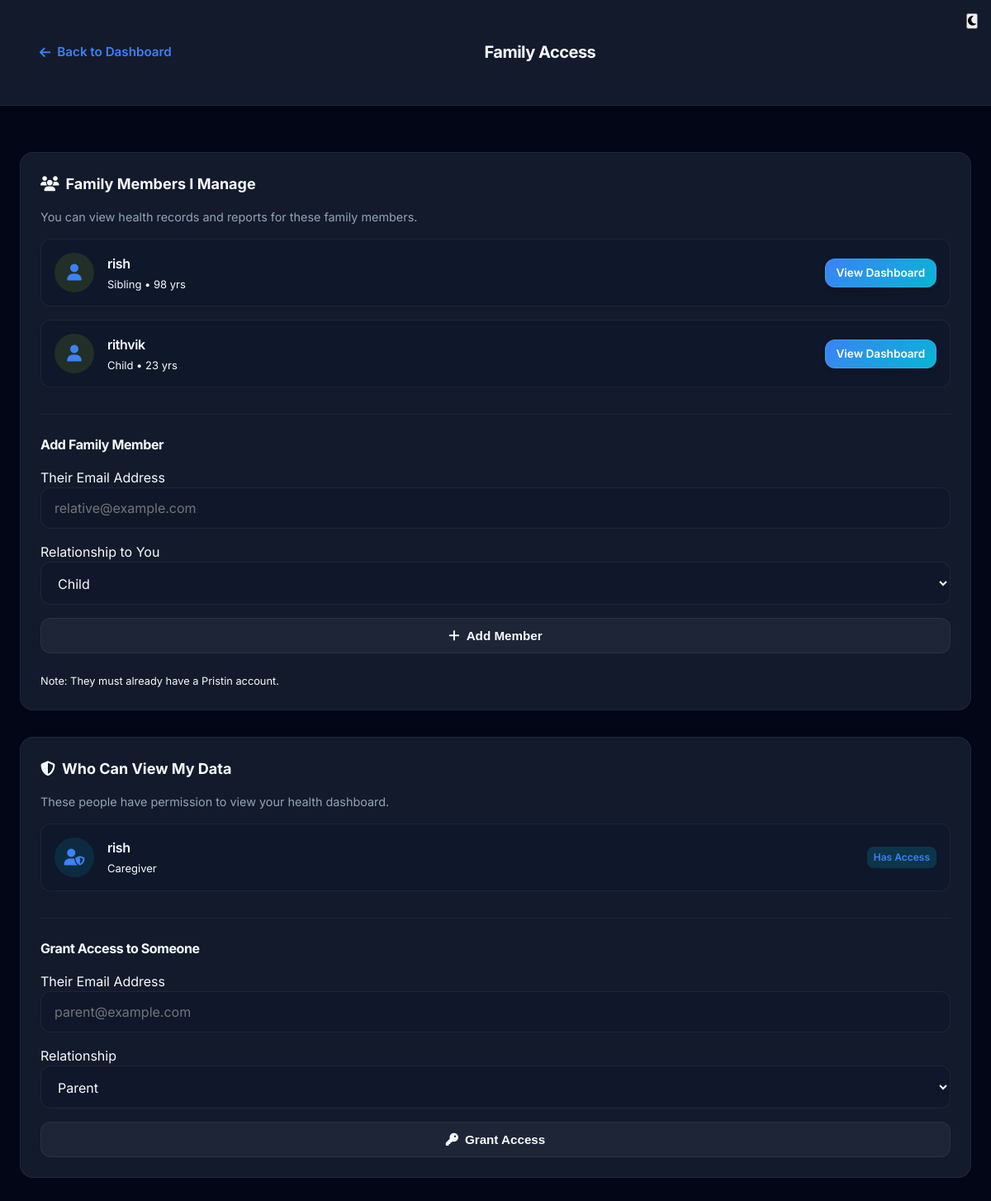
Screenshot of /family (signed in) with the database file from the repository.
### app.py (models this page shows)
class FamilyMember(db.Model):
    id = db.Column(db.Integer, primary_key=True)
    user_id = db.Column(db.Integer, db.ForeignKey('user.id'), nullable=False)  # The patient
    family_member_id = db.Column(db.Integer, db.ForeignKey('user.id'), nullable=False)  # The proxy (must be a registered user)
    relationship = db.Column(db.String(50), nullable=False)  # e.g., Parent, Child, Spouse
    access_granted = db.Column(db.Boolean, default=True)
    created_at = db.Column(db.DateTime, default=datetime.utcnow)
    __table_args__ = (db.UniqueConstraint('user_id', 'family_member_id', name='unique_family_link'),)

class User(db.Model, UserMixin):
    id = db.Column(db.Integer, primary_key=True)
    username = db.Column(db.String(150), unique=True, nullable=False)
    email = db.Column(db.String(150), unique=True, nullable=False)
    password = db.Column(db.String(150), nullable=False)
    age = db.Column(db.Integer, nullable=True)
    gender = db.Column(db.String(20), nullable=True)
    existing_conditions = db.Column(db.Text, nullable=True)  # Comma-separated conditions
    role = db.Column(db.String(20), default='patient')  # patient, doctor, chw (community health worker)
    whatsapp_number = db.Column(db.String(20), nullable=True)  # Format: +91XXXXXXXXXX
    family_whatsapp = db.Column(db.String(20), nullable=True)  # Emergency contact WhatsApp
    preferred_language = db.Column(db.String(10), default='english')  # english, hindi, telugu, tamil, bengali, marathi
    symptom_reports = db.relationship('SymptomReport', backref='user', lazy=True, foreign_keys='SymptomReport.user_id')
    prescriptions = db.relationship('Prescription', backref='user', lazy=True)
    vital_records = db.relationship('VitalRecord', backref='user', lazy=True)
    appointments = db.relationship('Appointment', backref='user', lazy=True, foreign_keys='Appointment.user_id')

### app.py (the view)
@app.route('/family')
@login_required
def family_manage():
    my_family = FamilyMember.query.filter_by(family_member_id=current_user.id).all()
    my_proxies = FamilyMember.query.filter_by(user_id=current_user.id).all()
    family_details = []
    for rel in my_family:
        user = User.query.get(rel.user_id)
        if user:
            family_details.append({
                'user': user,
                'relationship': rel.relationship,
                'access_granted': rel.access_granted,
                'link_id': rel.id
            })
    proxy_details = []
    for rel in my_proxies:
        user = User.query.get(rel.family_member_id)
        if user:
            proxy_details.append({
                'user': user,
                'relationship': rel.relationship,
                'access_granted': rel.access_granted,
                'link_id': rel.id
            })
    return render_template('family_manage.html',
                         family=family_details,
                         proxies=proxy_details)

### app.py (called while the page is built)
@app.context_processor
def inject_languages():
    return dict(LANGUAGES=LANGUAGES, now=datetime.utcnow)

@login_manager.user_loader
def load_user(user_id):
    return User.query.get(int(user_id))

@app.after_request
def add_security_headers(response):
    response.headers['X-Frame-Options'] = 'SAMEORIGIN'
    response.headers['X-Content-Type-Options'] = 'nosniff'
    response.headers['Referrer-Policy'] = 'strict-origin-when-cross-origin'
    return response

### templates/family_manage.html (shortened to what this page needs)
<!DOCTYPE html>
<html lang="en">
<head>
    <link rel="stylesheet" href="https://cdnjs.cloudflare.com/ajax/libs/font-awesome/6.4.0/css/all.min.css">
    <link rel="stylesheet" href="/static/css/style.css">
</head>
<body>
    <button class="theme-toggle" onclick="toggleTheme()" title="Toggle Theme"
        style="position: fixed; top: 1rem; right: 1rem; z-index: 2000;">
        <i class="fas fa-moon"></i>
    </button>
    <header class="page-header">
        <div class="container">
            <div style="display: flex; align-items: center; justify-content: space-between;">
                <a href="{{ url_for('dashboard') }}" class="btn btn-ghost">
                    <i class="fas fa-arrow-left"></i> {{ 'Back to Dashboard' | translate }}
                </a>
                <h1 style="font-size: 1.25rem; font-weight: 700;">{{ 'Family Access' | translate }}</h1>
            </div>
        </div>
    </header>
    <main class="container container-sm">
        <div class="section-card">
            <div class="card-title">
                <i class="fas fa-users"></i> {{ 'Family Members I Manage' | translate }}
            </div>
            <p style="color: var(--text-secondary); font-size: 0.9rem; margin-bottom: 1rem;">
                {{ 'You can view health records and reports for these family members.' | translate }}
            </p>
            <div class="member-list">
                {% for item in family %}
                <div class="member-item">
                    <div class="member-info">
                        <div class="member-avatar">
                            <i class="fas fa-user"></i>
                        </div>
                        <div class="member-details">
                            <h3>{{ item.user.username }}</h3>
                            <p>{{ item.relationship }} • {{ item.user.age }} yrs</p>
                        </div>
                    </div>
                    <a href="{{ url_for('family_view', user_id=item.user.id) }}" class="btn btn-primary btn-sm">
                        {{ 'View Dashboard' | translate }}
                    </a>
                </div>
                {% else %}
                <div style="text-align: center; color: var(--text-tertiary); padding: 1rem;">
                    {{ 'No family members added yet.' | translate }}
                </div>
                {% endfor %}
            </div>
            <div style="margin-top: 2rem; border-top: 1px solid var(--border-color); padding-top: 1.5rem;">
                <h4 style="font-size: 1rem; color: var(--text-primary); margin-bottom: 1rem;">{{ 'Add Family Member' |
                    translate }}</h4>
                <form action="{{ url_for('family_add') }}" method="POST" class="add-form">
                    <div class="form-group">
                        <label class="form-label">{{ 'Their Email Address' | translate }}</label>
                        <input type="email" name="email" class="form-control" placeholder="relative@example.com"
                            required>
                    </div>
                    <div class="form-group">
                        <label class="form-label">{{ 'Relationship to You' | translate }}</label>
                        <select name="relationship" class="form-control" required>
                            <option value="Child">{{ 'Child' | translate }}</option>
                        </select>
                    </div>
                    <button type="submit" class="btn btn-secondary">
                        <i class="fas fa-plus"></i> {{ 'Add Member' | translate }}
                    </button>
                    <p style="font-size: 0.8rem; color: var(--text-tertiary); margin-top: 0.5rem;">
                        {{ 'Note: They must already have a Pristin account.' | translate }}
                    </p>
                </form>
            </div>
        </div>
        <div class="section-card">
            <div class="card-title">
                <i class="fas fa-shield-alt"></i> {{ 'Who Can View My Data' | translate }}
            </div>
            <p style="color: var(--text-secondary); font-size: 0.9rem; margin-bottom: 1rem;">
                {{ 'These people have permission to view your health dashboard.' | translate }}
            </p>
            <div class="member-list">
                {% for item in proxies %}
                <div class="member-item">
                    <div class="member-info">
                        <div class="member-avatar" style="background: rgba(0, 217, 255, 0.1); color: var(--info);">
                            <i class="fas fa-user-shield"></i>
                        </div>
                        <div class="member-details">
                            <h3>{{ item.user.username }}</h3>
                            <p>{{ item.relationship }}</p>
                        </div>
                    </div>
                    <span class="badge-proxy">{{ 'Has Access' | translate }}</span>
                </div>
                {% else %}
                <div style="text-align: center; color: var(--text-tertiary); padding: 1rem;">
                    {{ 'You haven\'t granted access to anyone.' | translate }}
                </div>
                {% endfor %}
            </div>
            <div style="margin-top: 2rem; border-top: 1px solid var(--border-color); padding-top: 1.5rem;">
                <h4 style="font-size: 1rem; color: var(--text-primary); margin-bottom: 1rem;">{{ 'Grant Access to
                    Someone' | translate }}
                </h4>
                <form action="{{ url_for('family_add') }}" method="POST" class="add-form">
                    <div class="form-group">
                        <label class="form-label">{{ 'Their Email Address' | translate }}</label>
                        <input type="email" name="email" class="form-control" placeholder="parent@example.com" required>
                    </div>
                    <div class="form-group">
                        <label class="form-label">{{ 'Relationship' | translate }}</label>
                        <select name="relationship" class="form-control" required>
                            <option value="Parent">{{ 'Parent' | translate }}</option>
                        </select>
                    </div>
                    <button type="submit" class="btn btn-secondary">
                        <i class="fas fa-key"></i> {{ 'Grant Access' | translate }}
                    </button>
                </form>
            </div>
        </div>
    </main>
</body>
</html>

### static/css/style.css (style rules this page uses)
:root { --bg-primary: #020617; --bg-secondary: #0f172a; --bg-card: rgba(30, 41, 59, 0.6); --bg-card-hover: rgba(51, 65, 85, 0.7); --bg-sidebar: rgba(15, 23, 42, 0.95); --primary: #3b82f6; --primary-glow: rgba(59, 130, 246, 0.5); --secondary: #06b6d4; --success: #10b981; --warning: #f59e0b; --error: #ef4444; --info: #3b82f6; --text-primary: #f8fafc; --text-secondary: #94a3b8; --text-muted: #64748b; --border-color: rgba(148, 163, 184, 0.1); --radius-sm: 8px; --radius-md: 12px; --radius-lg: 16px; --radius-xl: 24px; --radius-full: 9999px; --shadow-sm: 0 1px 2px 0 rgba(0, 0, 0, 0.05); --shadow-md: 0 4px 6px -1px rgba(0, 0, 0, 0.1), 0 2px 4px -1px rgba(0, 0, 0, 0.06); --shadow-lg: 0 10px 15px -3px rgba(0, 0, 0, 0.1), 0 4px 6px -2px rgba(0, 0, 0, 0.05); --shadow-xl: 0 20px 25px -5px rgba(0, 0, 0, 0.1), 0 10px 10px -5px rgba(0, 0, 0, 0.04); --glow-blue: 0 0 15px rgba(59, 130, 246, 0.3); --glow-cyan: 0 0 15px rgba(6, 182, 212, 0.3); --font-sans: 'Inter', system-ui, -apple-system, sans-serif; }
* { margin: 0; padding: 0; box-sizing: border-box; -webkit-tap-highlight-color: transparent; }
body { font-family: var(--font-sans); background-color: var(--bg-primary); background-image: radial-gradient(circle at 15% 50%, rgba(59, 130, 246, 0.08), transparent 25%), radial-gradient(circle at 85% 30%, rgba(6, 182, 212, 0.08), transparent 25%); background-attachment: fixed; color: var(--text-primary); line-height: 1.5; overflow-x: hidden; min-height: 100vh; }
h1, h2, h3, h4, h5, h6 { font-weight: 700; color: var(--text-primary); letter-spacing: -0.025em; }
h1 { font-size: 2.5rem; }
h3 { font-size: 1.5rem; }
h4 { font-size: 1.25rem; }
a { color: var(--primary); text-decoration: none; transition: all 0.2s; }
.container { max-width: 1400px; margin: 0 auto; padding: 1.5rem; }
.btn { display: inline-flex; align-items: center; justify-content: center; padding: 0.75rem 1.5rem; border-radius: var(--radius-md); font-weight: 600; font-size: 0.95rem; transition: all 0.3s cubic-bezier(0.4, 0, 0.2, 1); cursor: pointer; border: none; gap: 0.5rem; }
.btn-sm { padding: 0.4rem 0.8rem; font-size: 0.85rem; }
.btn-primary { background: linear-gradient(135deg, var(--primary), var(--secondary)); color: white; box-shadow: 0 4px 6px -1px rgba(0, 0, 0, 0.1), 0 2px 4px -1px rgba(0, 0, 0, 0.06); border: 1px solid rgba(255, 255, 255, 0.1); }
.btn-secondary { background: rgba(255, 255, 255, 0.05); border: 1px solid var(--border-color); color: var(--text-primary); backdrop-filter: blur(4px); }
.card-title { font-size: 1.25rem; font-weight: 700; color: var(--text-primary); }
.form-control { width: 100%; padding: 0.875rem 1rem; background: rgba(15, 23, 42, 0.6); border: 1px solid var(--border-color); border-radius: var(--radius-md); color: var(--text-primary); font-family: inherit; font-size: 1rem; transition: all 0.2s; }
.nav-link, .btn, .quick-action-card, .lang-btn, .floating-ai-btn { cursor: pointer !important; }

### templates/family_manage.html (style rules this page uses)
body { background: var(--bg-primary); }
.page-header { background: var(--bg-card); border-bottom: 1px solid var(--border-color); padding: 1rem 0; margin-bottom: 2rem; }
.section-card { background: var(--bg-card); border: 1px solid var(--border-color); border-radius: var(--radius-lg); padding: 1.5rem; margin-bottom: 2rem; }
.card-title { font-size: 1.125rem; font-weight: 700; color: var(--text-primary); margin-bottom: 1rem; display: flex; align-items: center; gap: 0.5rem; }
.member-list { display: grid; gap: 1rem; }
.member-item { background: var(--bg-secondary); border: 1px solid var(--border-color); border-radius: var(--radius-md); padding: 1rem; display: flex; align-items: center; justify-content: space-between; }
.member-info { display: flex; align-items: center; gap: 1rem; }
.member-avatar { width: 48px; height: 48px; background: rgba(196, 255, 13, 0.1); color: var(--primary); border-radius: 50%; display: flex; align-items: center; justify-content: center; font-size: 1.25rem; }
.member-details h3 { font-size: 1rem; font-weight: 600; color: var(--text-primary); margin-bottom: 0.25rem; }
.member-details p { font-size: 0.8125rem; color: var(--text-tertiary); }
.add-form { display: grid; gap: 1rem; margin-top: 1rem; }
.badge-proxy { background: rgba(0, 217, 255, 0.15); color: var(--info); padding: 0.25rem 0.5rem; border-radius: var(--radius-sm); font-size: 0.75rem; font-weight: 600; }

### rows the page displays
FamilyMember: user.username "rish", relationship "Sibling", user.age "98", value "View Dashboard"
FamilyMember: user.username "rithvik", relationship "Child", user.age "23", value "View Dashboard"
FamilyMember: user.username "rish", relationship "Caregiver", value "Has Access"

### other values shown
{{ 'Back to Dashboard' | translate }} "Back to Dashboard"
{{ 'Family Access' | translate }} "Family Access"
{{ 'Family Members I Manage' | translate }} "Family Members I Manage"
{{ 'Add Family Member' |
                    translate }} "Add Family Member"
{{ 'Their Email Address' | translate }} "Their Email Address"
{{ 'Relationship to You' | translate }} "Relationship to You"
{{ 'Add Member' | translate }} "Add Member"
{{ 'Note: They must already have a Pristin account.' | translate }} "Note: They must already have a Pristin account."
{{ 'Who Can View My Data' | translate }} "Who Can View My Data"
{{ 'Grant Access to
                    Someone' | translate }} "Grant Access to Someone"
{{ 'Relationship' | translate }} "Relationship"
{{ 'Grant Access' | translate }} "Grant Access"
form field relationship "Child"
form field relationship "Parent"
